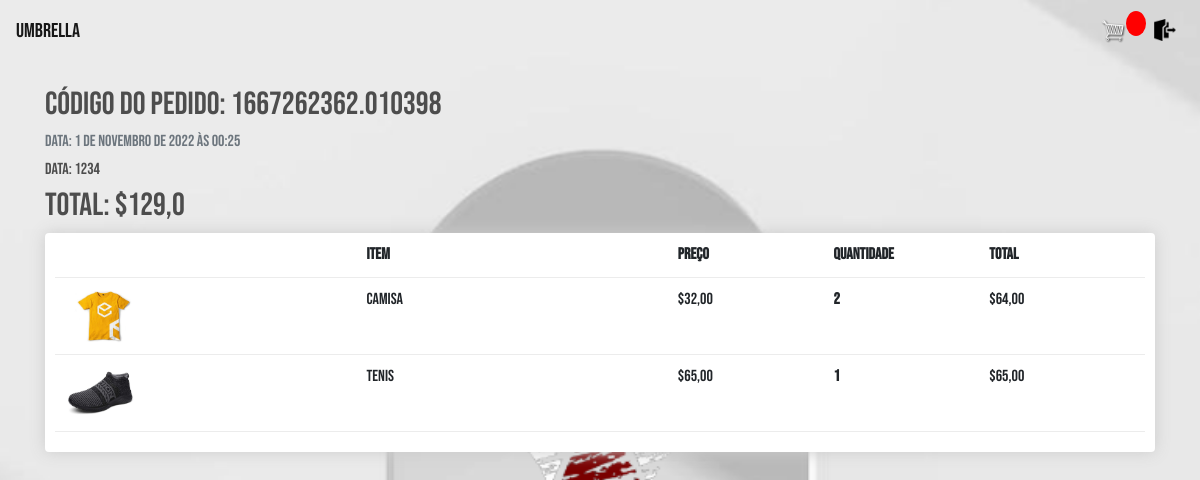
The page /detalhe_pedido/9/ on the database its author committed.
### vendas/models.py (models this page shows, shortened)
class Pedido(models.Model):
    cod_pedido = models.CharField(
        _("código do pedido"), max_length=100, null=True)
    APROV_PEND = "aprovacao_pendente"
    APROVADO = "aprovado"
    RECUSADO = "recusado"
    ENVIADO = "enviado"
    FINALIZADO = "finalizado"
    opcoes_status = [
        (APROV_PEND, "Aprovação pendente"),
        (APROVADO, "Aprovado"),
        (RECUSADO, "Recusado"),
        (ENVIADO, "Enviado"),
        (FINALIZADO, "Finalizado"),
    ]
    status = models.CharField(choices=opcoes_status,
                              max_length=50, null=True, blank=True)
    completo = models.BooleanField(default=False)
    data = models.DateTimeField(
        _("data do pedido"), auto_now_add=True, null=True, blank=True)
    total = models.FloatField(
        _("valor total do pedido"), null=True, blank=True)
    CREDITO = "credito"
    DEBITO = "debito"
    PIX = "pix"
    BOLETO = "boleto"
    opcoes_pagamento = [
        (CREDITO, "Credito"),
        (DEBITO, "Debito"),
        (PIX, "Pix"),
        (BOLETO, "Boleto"),
    ]
    metodo_de_pagamento = models.CharField(
        choices=opcoes_pagamento, max_length=200, null=True, blank=True)
    franquia = models.ForeignKey(Franquia, verbose_name=_(
        "franquia"), on_delete=models.SET_NULL, null=True, blank=True)
    loja = models.ForeignKey(Loja, verbose_name=_(
        "loja"), on_delete=models.SET_NULL, null=True, blank=True)
    supervisor = models.ForeignKey(Supervisor, verbose_name=_(
        "supervisor"), on_delete=models.SET_NULL, null=True, blank=True)
    revendedor = models.ForeignKey(Revendedor, verbose_name=_(
        "revendedor"), on_delete=models.SET_NULL, null=True, blank=True)
    @property
    def get_carrinho_total(self):
        itenspedido = self.itempedido_set.all()
        total = sum([item.get_total for item in itenspedido])
        return total

class Revendedor(models.Model):
    user = models.OneToOneField(
        User, on_delete=models.CASCADE)
    nome = models.CharField(_("Nome"), max_length=100, blank=True)
    cpf = models.IntegerField(_("Cpf"), blank=True)
    telefone = models.CharField(_("Telefone"), max_length=15, blank=True)
    cep = models.CharField(_("CEP"), max_length=15, blank=True)
    endereco = models.CharField(_("Endereço"), max_length=200, blank=True)
    datanasc = models.DateField(
        _("Data de nascimento"), auto_now=False, auto_now_add=False, blank=True)
    supervisor = models.ForeignKey(Supervisor, verbose_name=_(
        "supervisor"), on_delete=models.SET_NULL, null=True, blank=True)
    meta = models.ForeignKey(
        Meta, on_delete=models.SET_NULL, null=True, blank=True)
    is_aprovado = models.BooleanField(_('Aprovado'), default=False)
    class Meta:
        verbose_name = "Revendedor"
        verbose_name_plural = "Revendedores"
    def __str__(self):
        return self.nome

class ItemPedido(models.Model):
    pedido = models.ForeignKey(Pedido, verbose_name=_(
        "Pedido"), on_delete=models.CASCADE, null=True)
    produto = models.ForeignKey(Produto, verbose_name=_(
        "produto"), on_delete=models.CASCADE, null=True)
    quantidade = models.IntegerField(
        _("quantidade"), default=0, null=True, blank=True)
    data_adicionado = models.DateTimeField(auto_now_add=True)
    @property
    def get_total(self):
        total = self.produto.preco * self.quantidade
        return total

class Produto(models.Model):
    codigo = models.IntegerField(
        _("codigo do produto"), unique=True)
    descricao = models.CharField(_("descrição"), max_length=200, null=True)
    nome = models.CharField(_("nome do produto"),
                            max_length=100, unique=True, null=True)
    qtde_estoque = models.PositiveIntegerField(
        _("quantidade em estoque"), null=True)
    preco = models.FloatField(_("preço do produto"), null=True)
    image = models.ImageField(null=True, blank=True)
    @property
    def imageURL(self):
        try:
            url = self.image.url
        except:
            url = ''
        return url

### vendas/views.py (the view)
# urls.py: path('detalhe_pedido/<int:pk>/', views.detalhePedido, name='detalhe_pedido'),
def detalhePedido(request, pk):
    pedido = Pedido.objects.get(id=pk)
    itens = pedido.itempedido_set.all()
    return render(request, "vendas/detalhe_pedido.html", {'pedido': pedido, 'itens': itens})

### vendas/templates/vendas/detalhe_pedido.html (shortened to what this page needs)
{% extends "vendas/base.html" %}
{% block content %}
  <article class="media content-section">
    <div class="media-body">
      <div class="article-metadata">
        <h2>Código do pedido: {{ pedido.cod_pedido }}</h2>
        <h6 class="text-muted">Data: {{ pedido.data}}</h6>
        {% if pedido.revendedor %}
          <h6>Data: {{ pedido.revendedor }}</h6>
				{% elif pedido.loja %}
        <h6>Data: {{ pedido.loja }}</h6>
				  {% endif %}
        <h2>Total: ${{ pedido.get_carrinho_total }}</h2>
        <div class="box-element">
          <div class="carrinho-row">
            <div style="flex:2"></div>
            <div style="flex:2"><strong>Item</strong></div>
            <div style="flex:1"><strong>Preço</strong></div>
            <div style="flex:1"><strong>Quantidade</strong></div>
            <div style="flex:1"><strong>Total</strong></div>
          </div>
          {% for item in itens %}
            <div class="carrinho-row">
              <div style="flex:2"><img class="row-image" src="{{item.produto.imageURL}}"></div>
              <div style="flex:2"><p>{{item.produto.nome}}</p></div>
              <div style="flex:1"><p>${{item.produto.preco|floatformat:2}}</p></div>
              <div style="flex:1">
                <p class="quantity">{{item.quantidade}}</p>
              </div>
              <div style="flex:1"><p>${{item.get_total|floatformat:2}}</p></div>
            </div>
          {% endfor %}
        </div>
      </div>
    </div>
  </article>
{% endblock content %}

### vendas/static/vendas/css/style.css (style rules this page uses)
body { margin: 0; padding: 0; font-family: 'Bebas Neue', sans-serif; background-color: #EBEBEB; background-image: url("../images/25.png"); background-size: cover; background-repeat: no-repeat; background-position: center; height: 100vh; }
h1, h2, h3, h4, h5, h6 { color: hsl(0, 0%, 30%); }
.box-element { box-shadow: hsl(0, 0%, 80%) 0 0 16px; background-color: #fff; border-radius: 4px; padding: 10px; }
.row-image { width: 100px; }
.carrinho-row { display: flex; align-items: flex-stretch; padding-bottom: 10px; margin-bottom: 10px; border-bottom: 1px solid #ececec; }
.quantity { display: inline-block; font-weight: 700; padding-right: 10px; }

### rows shown on the page
Pedido: cod_pedido "1667262362.010398", data "1 de Novembro de 2022 às 00:25", revendedor "1234", get_carrinho_total "129,0"
ItemPedido: produto.imageURL (picture), produto.nome "camisa", produto.preco "32,00", quantidade "2", get_total "64,00"
ItemPedido: produto.imageURL (picture), produto.nome "tenis", produto.preco "65,00", quantidade "1", get_total "65,00"
